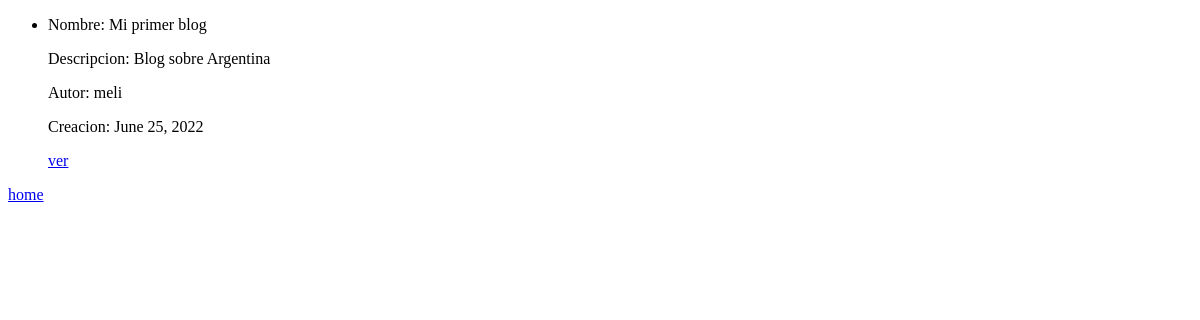
The app's page /blog/listar/, older data.
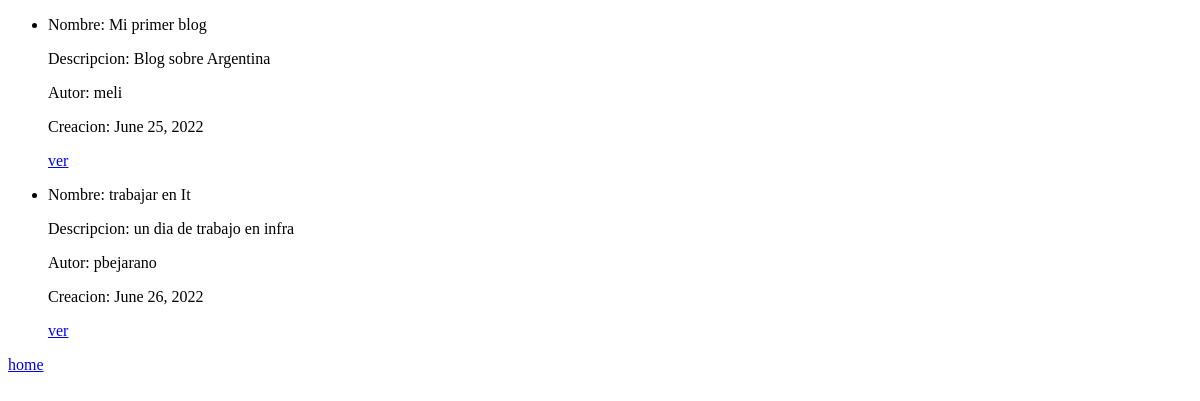
The same page, newer data.
### blogprincipal/models.py (models this page shows, shortened)
class Blog(models.Model):
    titulo = models.CharField(max_length=100)
    descripcion = models.CharField(max_length=100)
    contenido = models. TextField()
    autor = models.ForeignKey(User, on_delete=models.CASCADE)
    fecha_creacion = models.DateField(auto_now_add=True)
    image = models.ImageField(upload_to="fotos", null=True, blank=True)

### blogprincipal/views.py (the view)
# urls.py: path("listar/", views.BlogList.as_view(), name ="listar"),
class BlogList(ListView):
    model = Blog
    template_name = "blogprincipal/listar.html"

### blogprincipal/templates/blogprincipal/listar.html (shortened to what this page needs)
<!DOCTYPE html>
<html lang="en">
<head>
</head>
<body>
    <ul>
        {% for blog in object_list %}
            <li>
                <p> Nombre: {{ blog.titulo }}</p>
                <p> Descripcion: {{ blog.descripcion }}</p>
                <p> Autor: {{ blog.autor }}</p>
                <p> Creacion: {{ blog.fecha_creacion }}</p>
                <a href="{% url 'detalle' blog.id %}">ver</a>
            </li>
        {% endfor %}
    </ul>
    <a href="{% url 'home' %}">home</a>
</body>
</html>

Row changes from the older to the newer data that the page shows:
added Blog: titulo "trabajar en It", descripcion "un dia de trabajo en infra", autor "pbejarano", fecha_creacion "June 26, 2022"
